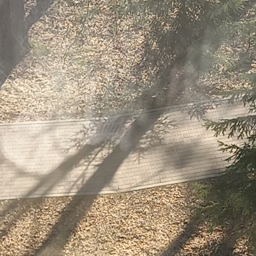
#> input picture Assignment 03/Dataset/0/0.png, 256 x 256 px
$ python assignment03.py
#> lines starting #> are read from the running program, lines starting #| are printed output that depends on the picture
"""Assignment 01:  image descriptors
    Name: Julia Marcolan Teixeira
    Course code: MAI5021
    Year/semester: 2023.1

Task: In this assignment you have to implement a classic feature extractor called Histogram of Oriented Gradients (HoG) and
implement and Train a K-nearest-neighbours.
"""
def read_image_collection(filename):
    """
        Reads an image collection from a text file containing the image file names.

        Args:
            - filename: Text file containing the image file names.

        Returns:
            - images: List of images in the collection.
    """
    names = filename.split()
    images = []
    for name in names:
        images.append(imageio.imread(name))

    return images

def Luminance(Img):
    """
        The Luminance function is used to obtain a single channel from the RGB image, combining the colour channels using a
        RGB to grayscale conversion. The method is a weighted averabe of the colour channels, using the weighs:
        R ->  0.299
        G ->  0.587
        B -> 0.114

        Args:
            - Img: image RGB output.
        Return:
            - ImgG: image output in grey scale.
    """
    #Making a copy of the image using float values to avoid errors
    Img = np.array(Img, copy=True).astype(float)
    M = Img.shape[0]
    N = Img.shape[1]

    # create the image to store the new  image
    new_img = np.zeros((M, N))

    #calculating the new image using the weighted averabe
    new_img = Img[:,:,0]*0.299 + Img[:,:,1]*0.587 + Img[:,:,2]*0.114

    #normalizing the new image
    f_min = np.min(new_img)
    f_max = np.max(new_img)
    new_img = ((new_img - f_min)/(f_max-f_min))*255

    return(new_img)

def HoG(Img):
    """
        The HoG function computes the Histogram of Oriented Gradients descripor for an image. The gradient is obtained
        by combining magnitude and angle from the image.

        The magnitude are calculated by:

        Mxy(i,j) = np.sqrt(gx(i,j)**2 + gy(i,j)**2)/ sum_jj,
        where sum_ij is the sum for all is and all j in sqrt(gx(i,j)**2 + gy(i,j)**2)

        The angles are calculated by:
        Phixy(i,j) = np.arctan(gy(i,j)/gx(i,j)).

        DETERMINING IN WHICH OF THE 9 BINS THE VALUE FALLS INTO:
        In order to obtain the descriptro, the angles will be digitese into 9 bins, this means slicing the angle range in 20 degree
        intervals [0, 19], [20, 39]. To do this, we are going to divide the angles matrix for 20 and use the integer part of the result
        to classify. Ex: if we divide 10/20 the result will be 0.5 that menas that the angle 10 is stores in the frist interal [0,19].
        This implementation will avoid use a large search in the matrix.
        Args:
            - Img: Input Image.
        Returns:
            - Dg: Descritor array.
    """

    # gets the size of the input matrix (M x N)
    M,N = Img.shape #all the images are the same size

    # Defining the sobel operator
    wsx =  np.array([[-1, -2, -1], [0, 0, 0], [1, 2, 1]])
    wsy = np.array([[-1, 0, 1], [-2, 0, 2], [-1, 0, 1]])

    # Defining the size of the gradients gx and gy
    gx = np.zeros((M, N))
    gy = np.zeros((M, N))

    # Calculating the convolution from each image with the operator
    gx = ndimage.convolve(Img, wsx)
    gy = ndimage.convolve(Img, wsy)

    # Calculating the sum_jj
    sum_jj = np.sum(np.sqrt(gx ** 2 + gy ** 2))

    # Calculating the Magnitude Matrix
    Mxy = np.sqrt(gx ** 2 + gy ** 2) / sum_jj

    # Calculating the Angles matrix
    Phixy = np.zeros((M, N))
    for i in range(M):
        for j in range(N):
            Phixy[i][j]= np.arctan(gy[i][j]/gx[i][j])

    # Sum pi/2 to all the elements in the Phixy vector
    Phixy += math.pi / 2

    # Converting the angles from rads to degree
    Phixy = np.rad2deg(Phixy)

    # for each Phixy(i, j), determine in which of the 9 bins the value falls into.
    # Phyxyd stores the the bins for each position
    Phyxyd = Phixy//20

    #defining the descritor array
    Dg = np.zeros(9)

    # Calculating the descriptor array
    for k in range(9): #size of the Descritor array (Dg) that matchs with the bins
        for i in range(M):
            for j in range(N):
                if Phyxyd[i][j] == k:
                    Dg[k] =  Dg[k] + Mxy[i][j]

    return(Dg)
def KNN(Dg_0, Dg_1, Dg_test, K):
    """
        KNN function performs k-nearest neighbors classification on a given test image.

        Args:
            - Dg_0: List of HoG descriptors for the X0 collection.
            - Dg_1: List of HoG descriptors for the X1 collection.
            - Dg_test: HoG descriptor for the test image.
            - K : Number of training images that can get “a vote”.

        Returns:
            - int: The predicted class (0 or 1) for the test image.

    """

    # Defining a distance list for the test image from the training images.
    dist =[]
    Dg = Dg_0 + Dg_1
    for i in range(len(Dg)): # Loop for the number of images in the collection
        dist_aux = np.sqrt(np.sum((Dg[i] - Dg_test)**2 ))
        dist.append(dist_aux)


    Ksmall = heapq.nsmallest(K, dist)
    Ksmall_index = []

    for i in range(K):
        index_aux = dist.index(Ksmall[i])
        Ksmall_index.append(index_aux)

    votes_for_0 = np.sum(np.array(Ksmall_index) < len(Dg_0))
    votes_for_1 = K - votes_for_0

    if votes_for_0 > votes_for_1:
        return(0)
    else:
        return(1)

#--------------------------------------------------------------------------------------------------------------------------
#Importing the necessary libraries.
import numpy as np
from scipy import ndimage
import heapq
import math
import imageio.v2 as imageio
import matplotlib.pyplot as plt

#STEP 1: Load the three image collections X0 = {p0, · · · , pn} , X1 = {p0, · · · , pm} and Xtest = {t0, · · · , to},
# containing images without humans (X0), images with humans (X1) and test images (Xtest).

# Reading the collections X0, X1 and Xtest
filenameX0 = input().rstrip()
#> the answer given: Dataset/0/0.png
X0 = read_image_collection(filenameX0)
#> X0 = 1 item

filenameX1 = input().rstrip()
#> the answer given: Dataset/0/1.png
X1 = read_image_collection(filenameX1)
#> call 2 of read_image_collection, with filename = 'Dataset/0/1.png'
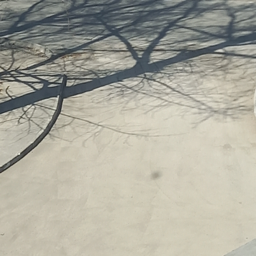
#> input picture Assignment 03/Dataset/0/1.png, 256 x 256 px
#> X1 = 1 item

filenameXtest = input().rstrip()
#> the answer given: Dataset/0/1.png
Xtest = read_image_collection(filenameXtest)
#> Xtest = 1 item

#STEP 2: Transform all images to black&white using the Luminance technique
#STEP 2: Transform all images to black&white using the Luminance technique
X0_bw = [Luminance(img) for img in X0]
#> in Luminance, `f_min = np.min(new_img)`: f_min = 27.4
#> in Luminance, `f_max = np.max(new_img)`: f_max = 250.9
#> in Luminance, `new_img = ((new_img - f_min)/(f_max-f_min))*255`:
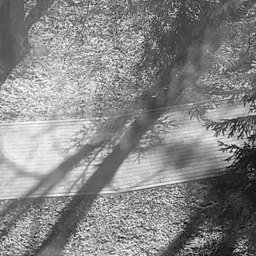
#> new_img: shape (256, 256) float64; min 0, max 255, mean 134.7
#> X0_bw = 1 item
X1_bw = [Luminance(img) for img in X1]
#> in Luminance (call 2), `f_min = np.min(new_img)`: f_min = 35.73
#> in Luminance (call 2), `f_max = np.max(new_img)`: f_max = 229.9
#> in Luminance (call 2), `new_img = ((new_img - f_min)/(f_max-f_min))*255`:
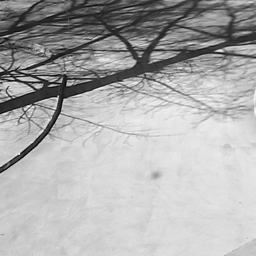
#> new_img: shape (256, 256) float64; min 0, max 255, mean 173.3
#> X1_bw = 1 item
Xtest_bw = [Luminance(img) for img in Xtest]
#> Xtest_bw = 1 item

#STEP 3: Implement and compute the HoG descriptor of all images.

# For the images in the X0 collection (X0_bw)
Dg_0 = []
for i in range(len(X0_bw)):
    dg_aux = HoG(X0_bw[i])
    Dg_0.append(dg_aux)
#> this loop made 1 pass
#> (M in HoG, N in HoG, wsx in HoG, wsy in HoG, sum_jj in HoG) on pass 1: (256, 256, [[-1, -2, -1], [0, 0, 0], [1, 2, 1]], [[-1, 0, 1], [-2, 0, 2], [-1, 0, 1]], 7641513.9)
#> pass 1, in HoG, `gy = ndimage.convolve(Img, wsy)`:
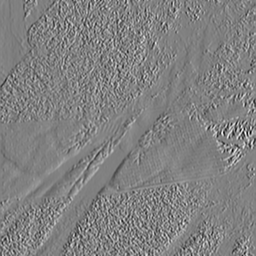
#> gy: shape (256, 256) float64; min -634.8, max 621.9, mean 2; drawn with min black and max white
#> pass 1, in HoG, `Mxy = np.sqrt(gx ** 2 + gy ** 2) / sum_jj`:
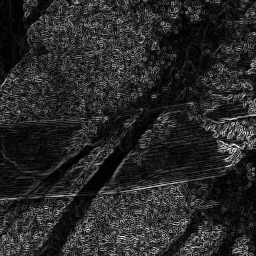
#> Mxy: shape (256, 256) float64; min 1.46e-08, max 9.67e-05, mean 1.53e-05; drawn with min black and max white
#> after the loop, Dg_0 = [[0.0801, 0.0799, 0.0939, 0.121, 0.167, 0.152, 0.125, 0.0991, 0.0826]]

# For the images in the X1 collection (X1_bw)
Dg_1 = []
for i in range(len(X1_bw)):
    dg_aux = HoG(X1_bw[i])
    Dg_1.append(dg_aux)
#> this loop made 1 pass
#> (M in HoG, N in HoG, wsx in HoG, wsy in HoG, sum_jj in HoG) on pass 1: (256, 256, [[-1, -2, -1], [0, 0, 0], [1, 2, 1]], [[-1, 0, 1], [-2, 0, 2], [-1, 0, 1]], 5202339.2)
#> pass 1, in HoG (call 2), `gy = ndimage.convolve(Img, wsy)`:
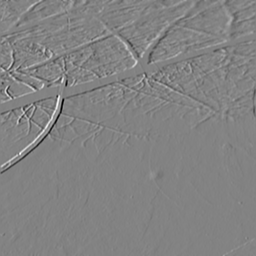
#> gy: shape (256, 256) float64; min -765.9, max 725.8, mean -1.2; drawn with min black and max white
#> pass 1, in HoG (call 2), `Mxy = np.sqrt(gx ** 2 + gy ** 2) / sum_jj`:
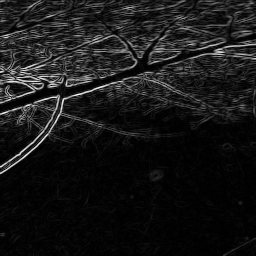
#> Mxy: shape (256, 256) float64; min 2.79e-20, max 0.000165, mean 1.53e-05; drawn with min black and max white
#> after the loop, Dg_1 = [[0.0258, 0.0311, 0.0493, 0.12, 0.32, 0.253, 0.104, 0.0547, 0.0422]]

Dg_test = []
for i in range(len(Xtest_bw)):
    dg_aux = HoG(Xtest_bw[i])
    Dg_test.append(dg_aux)
#> after the loop, Dg_test has the same summary as Dg_1

#STEP 4: Implement and Train a K-nearest-neighbours model with K = 3 using the training images X0 and X1.

#passing the teste images to the KNN function one by one

test_class = [] # list of values (0 or 1) that stores the class of each test image
for i in range(len(Xtest)):
#> (the run stopped early here; a loop or call above may not have finished)
